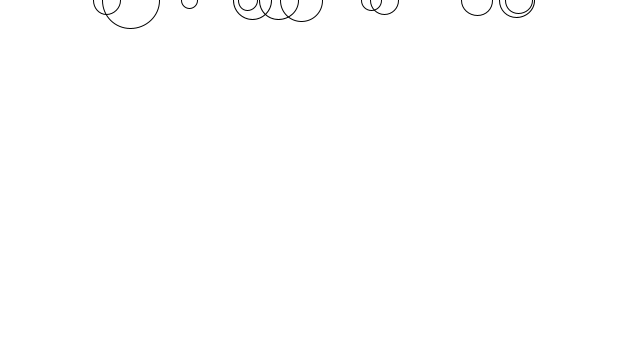
Frame 1 (no input)
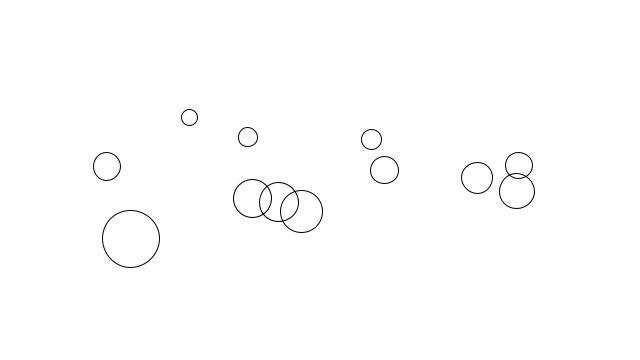
Frame 60 (the mouse pressed at the canvas centre just before this capture)
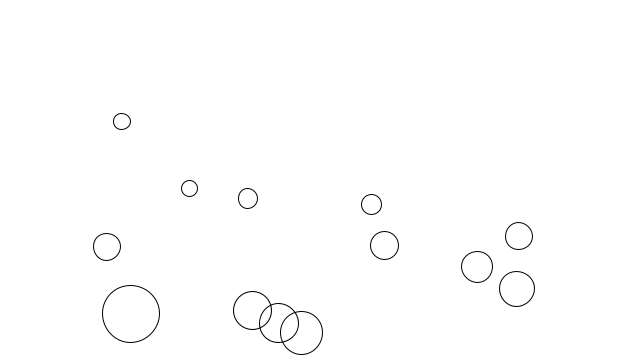
Frame 120 (the mouse held since frame 60 and released just before this capture)

The Processing sketch that drew these frames (run headless with seeded random() and noise(); from frame 60 on, the mouse is pressed at the canvas centre):

// Processing sketch: gravityWind_Array
// ── gravityWind_Array.pde
Mover [] circles = new Mover[12];
float globalWind=0;

void setup() {
  size(640,360);
  noFill();
  for (int i=0; i<circles.length; i++){
    circles[i]=createMover();
  }
  
}

void draw() {
  background(255);
  for (int i=0; i<circles.length; i++){
    circles[i].update();
    circles[i].display();
  }
  
}

void keyPressed(){
  if (keyCode==LEFT){
    globalWind=-1;
  }
  if (keyCode==RIGHT){
    globalWind=1;
  }
  if (key==' '){
    for (int i=0; i<circles.length; i++){
      circles[i]=createMover();
    }
  }
}

void mousePressed(){
  circles = (Mover[]) append(circles, createMover());
}

Mover createMover(){
  PVector start= new PVector(random(100,width-100),0);
  Mover circle = new Mover(start, random(15,65));
  return circle;
}
// ── Mover.pde
class Mover{
  PVector velocity;
  PVector gravity;
  PVector position;
  PVector acceleration;
  PVector wind;
  float drag;
  float mass;
  
  Mover(PVector pos, float _mass){
    mass=_mass;
    position = pos;
    velocity = new PVector(0,0);
    acceleration = new PVector(0,0);
    gravity = new PVector(0, 0.5*mass);
    drag = map(mass,15, 65, .999, .97);
    wind = new PVector(0,0);
  }
  
  void update(){
    if (mousePressed){
    wind.x = -((float(mouseX)/width - .5)*.07)*mass;
      applyForce(wind);
    } else
      velocity.x*=.98;
  
    applyForce(gravity);
    velocity.add(acceleration);
    velocity.mult(drag);
    position.add(velocity);
    bounce();
    acceleration.mult(0);
  }
  
  void display(){
    ellipse(position.x,position.y,mass,mass);
  }
  
  void bounce(){
    if (position.y > height-mass/2) {
      velocity.y *= -0.9;  // A little dampening when hitting the bottom
      position.y = height-mass/2;
    }
  }
   
  void applyForce(PVector force){
    // Newton's 2nd law: F = M * A
    // or A = F / M
    PVector f = PVector.div(force, mass);
    acceleration.add(f);
  }
  
}
